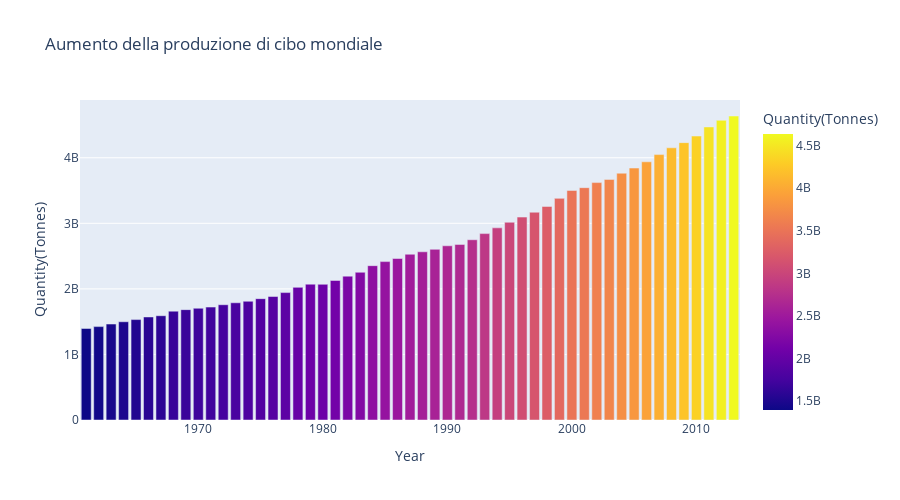

Notebook code cell kept with this figure:
### Markdown cell above
# Produzione anno per anno
#### Grafico che mostra l'incremento della produzione mondiale anno per anno di cibi e mangimi.

### Code cell
# Addattare i dati per mostrare l'incremento della produzione anno per anno
temp_df = graphics_df.groupby("Year").sum(numeric_only=True)
fig = px.bar(
     temp_df,
     x=temp_df.index,
     y="Quantity(Tonnes)",
     color="Quantity(Tonnes)",
     height=500,
     title="Aumento della produzione di cibo mondiale"
)
fig.show()
